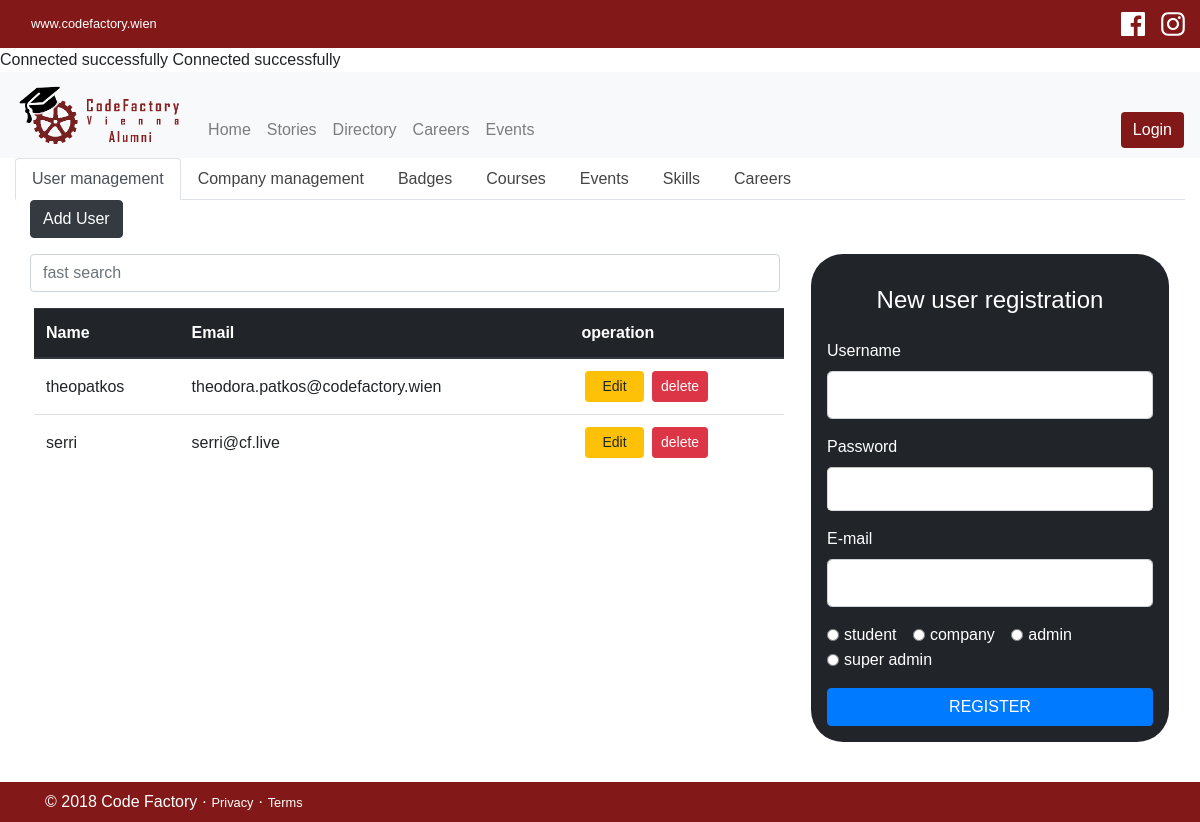
The app's page /admin.php, older data.
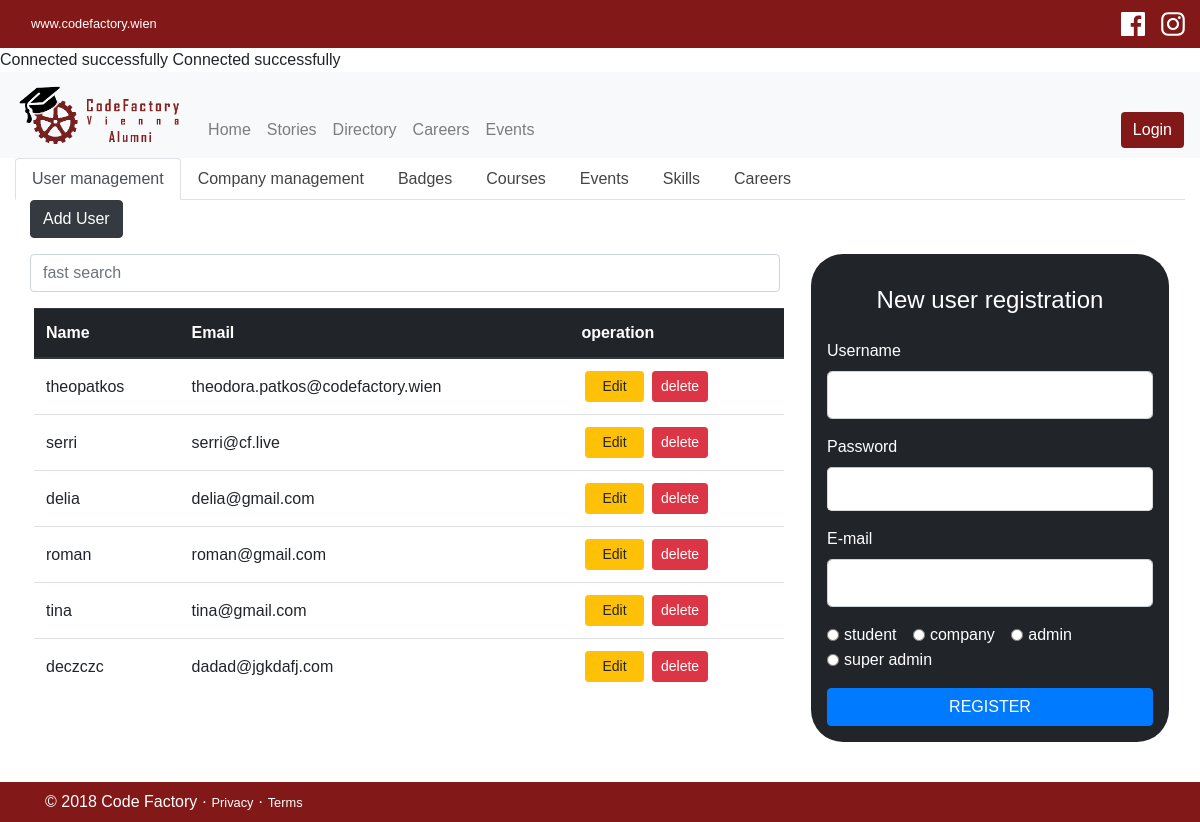
The same page, newer data.
### tables this page shows
CREATE TABLE `users` (
  `user_id` int(11) NOT NULL,
  `username` varchar(55) DEFAULT NULL,
  `email` varchar(100) DEFAULT NULL,
  `password` varchar(255) DEFAULT NULL,
  `user_role` enum('student','company','admin','super_admin') DEFAULT NULL
);

### inc/db_actions.php (called while the page is built, shortened)
<?php
require_once 'database.php';
class DbActions extends Database{
public function fetch_records($table){
	global $db;
	$sql="SELECT * FROM ".$table;
	$arr=array();
	$query=$db->query($sql);
	while($row=mysqli_fetch_assoc($query)){
		$arr[]=$row;
	}
	return $arr;
}
}
$obj=new DbActions();

### admin.php (the view, shortened to what this page needs)
<?php
include 'inc/header.php';
?>
<link rel="stylesheet" href="./assets/css/form.css">
<?php
function listing() {
	global $obj;
	$rows=$obj->fetch_records("users");
			?>
					<input class="form-control mt-3" type="text" name="search-text" id="search-text" placeholder="fast search">
				<table class="table my-3 mx-1 vertical-align">
					  <thead class="thead-dark">
					    <tr>
					      <th scope="col">Name</th>
					      <th scope="col">Email</th>
					      <th scope="col">operation</th>
					    </tr>
					  </thead>
					  <tbody class="table-striped" id="selresult">
					 		<?php foreach($rows as $row){
						 		echo "<tr>";
								echo "<td>".$row['username']."</td>";
								echo "<td>".$row['email']."</td>";
								echo "<td><a href='edit.php?id=".$row['user_id']."' role='button' class='btn btn-warning mx-1 btn-sm px-3'>Edit</a> <button type='button' class='btn btn-danger btn-sm deletebutton' id='".$row['user_id']."'>delete</button> </td>";
								echo "</tr>";
							} ?>
					  </tbody>
				</table>
			<?php
}
function listingBadges() {
			?>
				<?php print_r($rows); ?>
			<?php
}
?>
<div class="container-fluid">
<ul class="nav nav-tabs">
  <li class="nav-item">
    <a class="nav-link active" data-toggle="tab" href="#first">User management</a>
  </li>
    <li class="nav-item">
    <a class="nav-link" data-toggle="tab" href="#company">Company management</a>
  </li>
  <li class="nav-item">
    <a class="nav-link" data-toggle="tab" href="#badges">Badges</a>
  </li>
  <li class="nav-item">
    <a class="nav-link" data-toggle="tab" href="#courses">Courses</a>
  </li>
  <li class="nav-item">
    <a class="nav-link" data-toggle="tab" href="#events">Events</a>
  </li>
    <li class="nav-item">
    <a class="nav-link" data-toggle="tab" href="#skills">Skills</a>
  </li>
    <li class="nav-item">
    <a class="nav-link" data-toggle="tab" href="#careers">Careers</a>
  </li>
</ul>
<div class="tab-content">
  <div class="tab-pane container-fluid active" id="first">
  	<a href="./inc/login/register.php" class="btn btn-dark">Add User</a>
  	<div class="row">
  		<div class="col-8">
			<?php listing(); ?>
		</div>
  		<div class="col-4 my-3 mx-0 px-3">
  				<form class="form myform p-3" role="form" autocomplete="off" action="user_register.php" method="POST" text-dark>
  								<h4 class="text-center py-3">New user registration</h4>
                                <div class="form-group">
                                    <label for="username" >Username</label>
                                    <input type="text" class="form-control form-control-lg myinput" name="username" id="username" required="true">
                                </div>
                                <div class="form-group">
                                    <label for="password" >Password</label>
                                    <input type="password" class="form-control form-control-lg myinput" name="password" id="password" required="" autocomplete="new-password">
                                </div>
                                <div class="form-group">
                                    <label for="email" >E-mail</label>
                                    <input type="email" class="form-control form-control-lg myinput" name="email" id="email" required="true" aria-describedby="emailHelp">
                                </div>
									<div class="form-check form-check-inline">
									  <input class="form-check-input" type="radio" name="user_role" id="role1" value="student">
									  <label class="form-check-label" for="role1">student</label>
									</div>
									<div class="form-check form-check-inline">
									  <input class="form-check-input" type="radio" name="user_role" id="role2" value="company">
									  <label class="form-check-label" for="role2">company</label>
									</div>
									<div class="form-check form-check-inline">
									  <input class="form-check-input" type="radio" name="user_role" id="role3" value="admin">
									  <label class="form-check-label" for="role3">admin</label>
									</div>
									<div class="form-check form-check-inline mb-3">
									  <input class="form-check-input" type="radio" name="user_role" id="role4" value="superadmin">
									  <label class="form-check-label" for="role4">super admin</label>
									</div>
                                <button type="submit" name="userregistration" id="regsubmit" class="btn btn-primary btn-block">REGISTER</button>
                </form>
  			</div>
  	</div>
  </div>
</div>
</div>
<?php
include 'inc/footer.php';
?>

### inc/header.php (shortened to what this page needs)
<!doctype html>
<html lang="en">
<head>
  <link rel="stylesheet" type="text/css" href="./assets/css/bootstrap.min.css">
  <link rel="stylesheet" href="https://use.fontawesome.com/releases/v5.4.1/css/all.css">
  <link rel="stylesheet" type="text/css" href="./assets/css/styles-global.css">
</head>
<body>
<?php
include "inc/topnav.php";
include "inc/nav.php";
?>

### inc/topnav.php
<div class="container-fluid topbar">
  <div class="topbar-left">
    <a class="nav-link" target="_blank" href="https://www.codefactory.wien/"> www.codefactory.wien</a>
  </div>
  <div class="topbar-right">
    <a target="_blank" href="https://www.facebook.com/CodeFactoryVienna">
      <img class="logobar" src="./assets/img/fb.svg" alt="Logo Facebook">
    </a>
    <a target="_blank" href="https://www.instagram.com/codefactoryvienna/">
      <img class="logobar" src="./assets/img/ig.svg" alt="Logo Instagram">
    </a>
  </div>
</div>

### inc/database.php (shortened to what this page needs)
<?php
class Database {
    public $conn;
    public $servername = "localhost";
    public $username = "root";
    public $password = "";
    public $db_name="alumni_project";
    function __construct(){
        $this->open_db_conn();
    }
    public function open_db_conn(){
        $this->conn=mysqli_connect($this->servername, $this->username, $this->password, $this->db_name);
        echo "Connected successfully \n";
    }
    public function query($sql){
        $result=mysqli_query($this->conn,$sql);
        return $result;
    }
}
$db=new Database();
 ?>

### inc/nav.php (shortened to what this page needs)
<?php
include "db_actions.php";
 ?>
<nav class="navbar navbar-expand-md navbar-light bg-light">
  <a class="navbar-brand"><img src="./assets/img/alumnilogo.png" alt="Alumni of Code Factory Logo"></a>
  <div class="collapse navbar-collapse" id="navbarsExample04">
    <ul class="navbar-nav mr-auto">
      <li class="nav-item">
        <a class="nav-link" href="./index.php">Home <span class="sr-only">(current)</span></a>
      </li>
      <li class="nav-item">
        <a class="nav-link" href="./stories.php">Stories</a>
      </li>
      <li class="nav-item">
        <a class="nav-link" href="./directory.php">Directory</a>
      </li>
      <li class="nav-item">
        <a class="nav-link" href="./career.php">Careers</a>
      </li>
      <li class="nav-item">
        <a class="nav-link" href="./events.php">Events</a>
      </li>
    </ul>
    <?php if(!isset($_SESSION['student']) && !isset($_SESSION['company']) && !isset($_SESSION['admin'])){?>
      <a href="inc/login/login.php">
        <button type="button" class="btn">Login</button>
      </a>
  <?php } ?>
</div>
</nav>

### inc/footer.php (shortened to what this page needs)
<div class="footer mt-4 p-2">
	<footer class="container">
		<p class="mb-0 footer-links">© 2018 Code Factory · <a href="#">Privacy</a> · <a href="#">Terms</a></p>
	</footer>
</div>
</body>
</html>

### assets/css/styles-global.css (style rules this page uses)
body { font-family: "Cabin", sans-serif; }
a { color: #444; }
.navbar-collapse .btn { background: #821918; color: #fff; border: none; }
.topbar { display: flex; justify-content: space-between; line-height: 2rem; align-items: center; background: #821918; }
.topbar a { color: #fff; font-size: 0.8rem; }
.topbar-right img { width: 1.5rem; margin-left: 0.8rem; transition: 0.4s; }
.navbar { align-items: flex-end; background: #fbfbfb; }
.nav-item { transition: 0.4s; border-bottom: 0px solid #821918; }
.navbar-brand img { max-height: 60px; }
.footer { background: #821918; color: #fff; }
.footer a { color: #fff; font-size: 0.8rem; }
.loginmodal-container input[type=text], input[type=password] { height: 44px; font-size: 16px; width: 100%; margin-bottom: 10px; -webkit-appearance: none; background: #fff; border: 1px solid #d9d9d9; border-top: 1px solid #c0c0c0; padding: 0 8px; box-sizing: border-box; -moz-box-sizing: border-box; }

### assets/css/form.css (style rules this page uses)
.myform { background : #212529; border-radius: 2em; color: white; }
tbody { vertical-align: middle; }
.table > tbody > tr > td { vertical-align: middle; }
.table > thead > tr { border-radius: 2em; }

### admin.php (style rules this page uses)
input[type=radio] { border: 0px; width: 1vw; height: 1vw; }

Row changes from the older to the newer data that the page shows:
added users: username "delia", email "delia@gmail.com"
added users: username "roman", email "roman@gmail.com"
added users: username "tina", email "tina@gmail.com"
added users: username "deczczc", email "dadad@jgkdafj.com"
